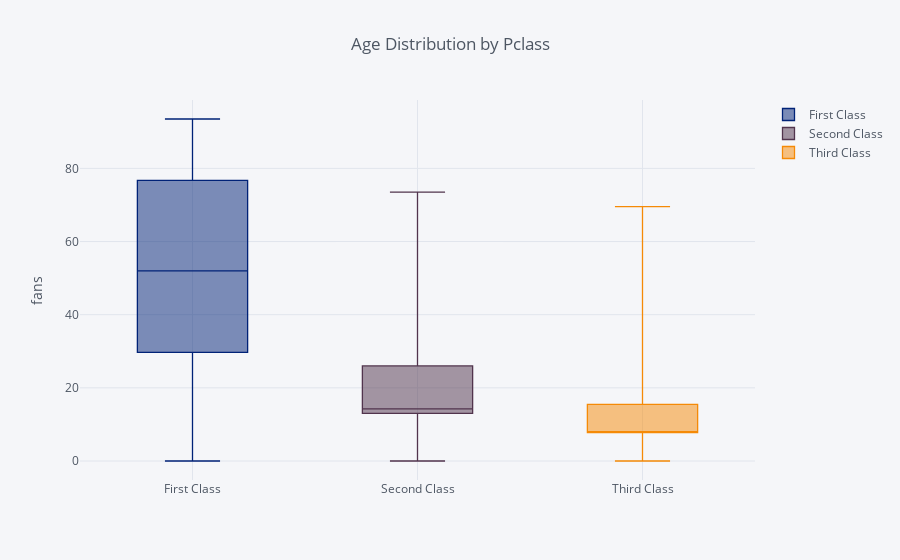

Notebook code for this chart:
### Markdown cell above
## **Age, Fare & Pclass analysis**

### Code cell
train_df_without_fareoutliers = train_df[train_df['Fare'] < 100]
train_df_without_fareoutliers.pivot(columns='Pclass', values='Fare').iplot(kind='box',
                                                                           title='Age Distribution by Pclass',
                                                                           colors=['#002277', '#51344D', '#F58A07'])

### Figure 1 — Plotly figure (JSON) as saved in the notebook; plotly's stock layout.template omitted (floating-point values rounded to 4 significant figures; data arrays with more than 128 entries replaced by an {"elided": "..."} marker saying what was removed)
{"data": [{"boxpoints": false, "line": {"width": 1.3}, "marker": {"color": "rgba(0, 34, 119, 1.0)"}, "name": "First Class", "orientation": "v", "type": "box", "uid": "41aaca0d-5f20-40ac-8155-bd166db96a60", "y": {"elided": "838 float values"}}, {"boxpoints": false, "line": {"width": 1.3}, "marker": {"color": "rgba(81, 52, 77, 1.0)"}, "name": "Second Class", "orientation": "v", "type": "box", "uid": "10e3d4ba-cf83-4c72-adfa-9aa878de4827", "y": {"elided": "838 float values"}}, {"boxpoints": false, "line": {"width": 1.3}, "marker": {"color": "rgba(245, 138, 7, 1.0)"}, "name": "Third Class", "orientation": "v", "type": "box", "uid": "dc7e83e7-f7eb-4c83-8159-4f5aa4e49d9e", "y": {"elided": "838 float values"}}], "layout": {"barmode": "stack", "legend": {"bgcolor": "#F5F6F9", "font": {"color": "#4D5663"}}, "paper_bgcolor": "#F5F6F9", "plot_bgcolor": "#F5F6F9", "title": {"font": {"color": "#4D5663"}, "text": "Age Distribution by Pclass"}, "xaxis": {"gridcolor": "#E1E5ED", "showgrid": true, "tickfont": {"color": "#4D5663"}, "title": {"font": {"color": "#4D5663"}, "text": ""}, "zerolinecolor": "#E1E5ED"}, "yaxis": {"gridcolor": "#E1E5ED", "showgrid": true, "tickfont": {"color": "#4D5663"}, "title": {"font": {"color": "#4D5663"}, "text": "fans"}, "zerolinecolor": "#E1E5ED"}}}
